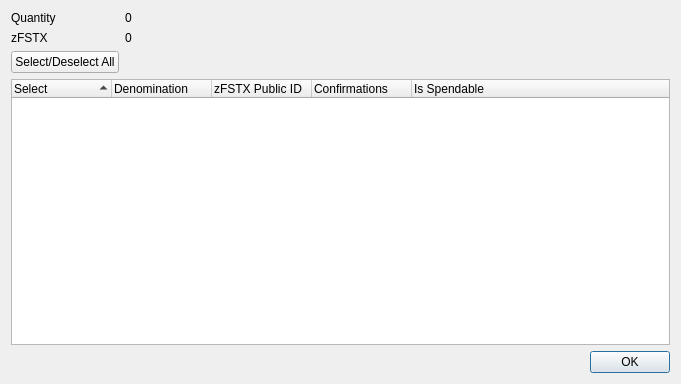
<?xml version="1.0" encoding="UTF-8"?>
<ui version="4.0">
 <class>ZFrostbyteControlDialog</class>
 <widget class="QDialog" name="ZFrostbyteControlDialog">
  <property name="geometry">
   <rect>
    <x>0</x>
    <y>0</y>
    <width>681</width>
    <height>384</height>
   </rect>
  </property>
  <property name="minimumSize">
   <size>
    <width>681</width>
    <height>384</height>
   </size>
  </property>
  <property name="windowTitle">
   <string>Select zFSTX to Spend</string>
  </property>
  <layout class="QGridLayout" name="gridLayout">
   <item row="0" column="0">
    <layout class="QFormLayout" name="formLayout">
     <property name="sizeConstraint">
      <enum>QLayout::SetDefaultConstraint</enum>
     </property>
     <item row="0" column="0">
      <widget class="QLabel" name="labelQuantity">
       <property name="text">
        <string>Quantity</string>
       </property>
      </widget>
     </item>
     <item row="0" column="1">
      <widget class="QLabel" name="labelQuantity_int">
       <property name="text">
        <string>0</string>
       </property>
      </widget>
     </item>
     <item row="1" column="0">
      <widget class="QLabel" name="labelZFrostbyte">
       <property name="text">
        <string>zFSTX</string>
       </property>
      </widget>
     </item>
     <item row="1" column="1">
      <widget class="QLabel" name="labelZFrostbyte_int">
       <property name="text">
        <string>0</string>
       </property>
      </widget>
     </item>
     <item row="2" column="0">
      <widget class="QPushButton" name="pushButtonAll">
       <property name="text">
        <string>Select/Deselect All</string>
       </property>
      </widget>
     </item>
    </layout>
   </item>
   <item row="1" column="0">
    <layout class="QVBoxLayout" name="verticalLayout">
     <item>
      <widget class="QTreeWidget" name="treeWidget">
       <property name="minimumSize">
        <size>
         <width>0</width>
         <height>250</height>
        </size>
       </property>
       <property name="alternatingRowColors">
        <bool>true</bool>
       </property>
       <property name="sortingEnabled">
        <bool>true</bool>
       </property>
       <property name="columnCount">
        <number>5</number>
       </property>
       <attribute name="headerDefaultSectionSize">
        <number>100</number>
       </attribute>
       <column>
        <property name="text">
         <string notr="true">Select</string>
        </property>
       </column>
       <column>
        <property name="text">
         <string notr="true">Denomination</string>
        </property>
       </column>
       <column>
        <property name="text">
         <string notr="true">zFSTX Public ID</string>
        </property>
       </column>
       <column>
        <property name="text">
         <string notr="true">Confirmations</string>
        </property>
       </column>
       <column>
        <property name="text">
         <string>Is Spendable</string>
        </property>
       </column>
      </widget>
     </item>
     <item>
      <widget class="QDialogButtonBox" name="buttonBox">
       <property name="orientation">
        <enum>Qt::Horizontal</enum>
       </property>
       <property name="standardButtons">
        <set>QDialogButtonBox::Ok</set>
       </property>
      </widget>
     </item>
    </layout>
   </item>
  </layout>
 </widget>
 <resources/>
 <connections>
  <connection>
   <sender>buttonBox</sender>
   <signal>accepted()</signal>
   <receiver>ZFrostbyteControlDialog</receiver>
   <slot>accept()</slot>
   <hints>
    <hint type="sourcelabel">
     <x>248</x>
     <y>254</y>
    </hint>
    <hint type="destinationlabel">
     <x>157</x>
     <y>274</y>
    </hint>
   </hints>
  </connection>
  <connection>
   <sender>buttonBox</sender>
   <signal>rejected()</signal>
   <receiver>ZFrostbyteControlDialog</receiver>
   <slot>reject()</slot>
   <hints>
    <hint type="sourcelabel">
     <x>316</x>
     <y>260</y>
    </hint>
    <hint type="destinationlabel">
     <x>286</x>
     <y>274</y>
    </hint>
   </hints>
  </connection>
 </connections>
</ui>
